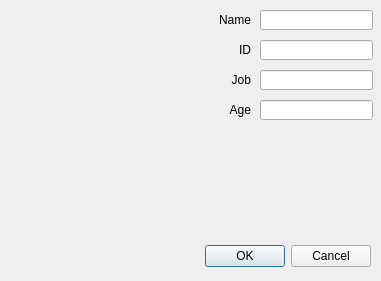
<?xml version="1.0" encoding="UTF-8"?>
<ui version="4.0">
 <class>DialogNewWorker</class>
 <widget class="QDialog" name="DialogNewWorker">
  <property name="geometry">
   <rect>
    <x>0</x>
    <y>0</y>
    <width>381</width>
    <height>281</height>
   </rect>
  </property>
  <property name="windowTitle">
   <string>Dialog</string>
  </property>
  <widget class="QDialogButtonBox" name="buttonBox">
   <property name="geometry">
    <rect>
     <x>30</x>
     <y>240</y>
     <width>341</width>
     <height>32</height>
    </rect>
   </property>
   <property name="orientation">
    <enum>Qt::Horizontal</enum>
   </property>
   <property name="standardButtons">
    <set>QDialogButtonBox::Cancel|QDialogButtonBox::Ok</set>
   </property>
  </widget>
  <widget class="QLineEdit" name="lineEdit_name">
   <property name="geometry">
    <rect>
     <x>260</x>
     <y>10</y>
     <width>113</width>
     <height>20</height>
    </rect>
   </property>
  </widget>
  <widget class="QLineEdit" name="lineEdit_id">
   <property name="geometry">
    <rect>
     <x>260</x>
     <y>40</y>
     <width>113</width>
     <height>20</height>
    </rect>
   </property>
  </widget>
  <widget class="QLineEdit" name="lineEdit_job">
   <property name="geometry">
    <rect>
     <x>260</x>
     <y>70</y>
     <width>113</width>
     <height>20</height>
    </rect>
   </property>
  </widget>
  <widget class="QLineEdit" name="lineEdit_age">
   <property name="geometry">
    <rect>
     <x>260</x>
     <y>100</y>
     <width>113</width>
     <height>20</height>
    </rect>
   </property>
  </widget>
  <widget class="QLabel" name="label">
   <property name="geometry">
    <rect>
     <x>170</x>
     <y>10</y>
     <width>81</width>
     <height>20</height>
    </rect>
   </property>
   <property name="text">
    <string>Name</string>
   </property>
   <property name="alignment">
    <set>Qt::AlignRight|Qt::AlignTrailing|Qt::AlignVCenter</set>
   </property>
  </widget>
  <widget class="QLabel" name="label_2">
   <property name="geometry">
    <rect>
     <x>170</x>
     <y>40</y>
     <width>81</width>
     <height>20</height>
    </rect>
   </property>
   <property name="text">
    <string>ID</string>
   </property>
   <property name="alignment">
    <set>Qt::AlignRight|Qt::AlignTrailing|Qt::AlignVCenter</set>
   </property>
  </widget>
  <widget class="QLabel" name="label_3">
   <property name="geometry">
    <rect>
     <x>170</x>
     <y>100</y>
     <width>81</width>
     <height>20</height>
    </rect>
   </property>
   <property name="text">
    <string>Age</string>
   </property>
   <property name="alignment">
    <set>Qt::AlignRight|Qt::AlignTrailing|Qt::AlignVCenter</set>
   </property>
  </widget>
  <widget class="QLabel" name="label_4">
   <property name="geometry">
    <rect>
     <x>170</x>
     <y>70</y>
     <width>81</width>
     <height>20</height>
    </rect>
   </property>
   <property name="text">
    <string>Job</string>
   </property>
   <property name="alignment">
    <set>Qt::AlignRight|Qt::AlignTrailing|Qt::AlignVCenter</set>
   </property>
  </widget>
 </widget>
 <resources/>
 <connections>
  <connection>
   <sender>buttonBox</sender>
   <signal>accepted()</signal>
   <receiver>DialogNewWorker</receiver>
   <slot>accept()</slot>
   <hints>
    <hint type="sourcelabel">
     <x>248</x>
     <y>254</y>
    </hint>
    <hint type="destinationlabel">
     <x>157</x>
     <y>274</y>
    </hint>
   </hints>
  </connection>
  <connection>
   <sender>buttonBox</sender>
   <signal>rejected()</signal>
   <receiver>DialogNewWorker</receiver>
   <slot>reject()</slot>
   <hints>
    <hint type="sourcelabel">
     <x>316</x>
     <y>260</y>
    </hint>
    <hint type="destinationlabel">
     <x>286</x>
     <y>274</y>
    </hint>
   </hints>
  </connection>
 </connections>
</ui>
